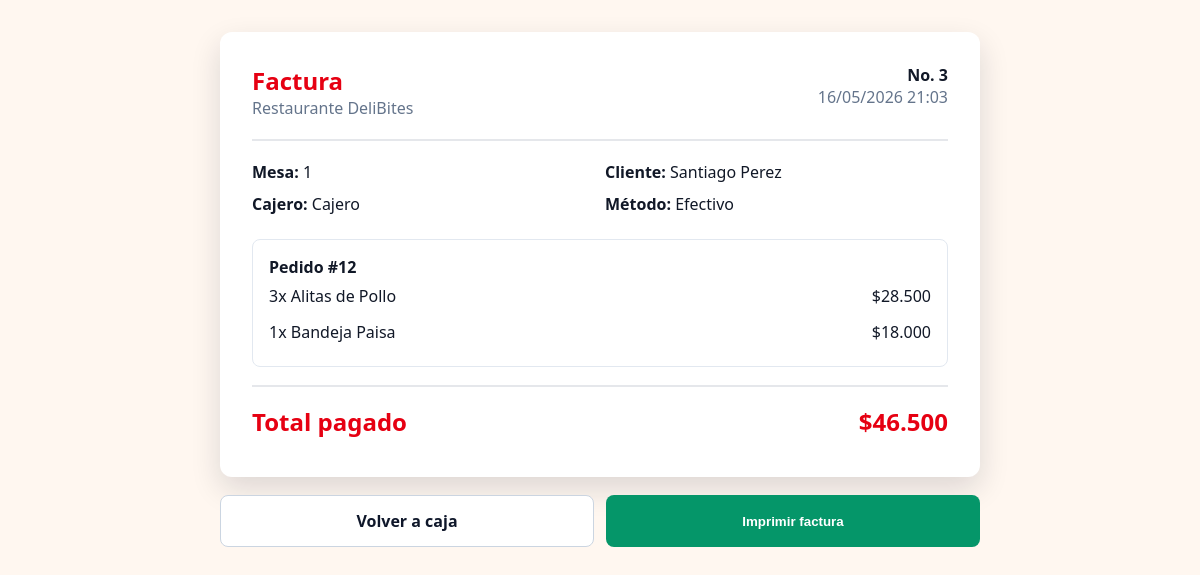
Screenshot of /caja/factura/3/ (signed in) with the database file from the repository.
### usuarios/models.py (models this page shows, shortened)
class Venta(models.Model):
    pedido = models.OneToOneField(Pedido, on_delete=models.CASCADE)
    cajero = models.ForeignKey(User, on_delete=models.SET_NULL, null=True, blank=True)
    monto_total = models.DecimalField(max_digits=10, decimal_places=2)
    metodo_pago = models.CharField(
        max_length=20,
        choices=[
            ('efectivo', 'Efectivo'),
            ('tarjeta', 'Tarjeta'),
            ('transferencia', 'Transferencia'),
        ],
        default='efectivo'
    )
    fecha_venta = models.DateTimeField(auto_now_add=True)

class Pedido(models.Model):
    ESTADOS = [
        ('pendiente', 'Pendiente'),
        ('en_preparacion', 'En Preparación'),
        ('listo', 'Listo'),
        ('entregado', 'Entregado'),
        ('cancelado', 'Cancelado'),
    ]
    numero = models.AutoField(primary_key=True)
    cliente = models.ForeignKey(User, on_delete=models.SET_NULL, null=True)
    mesa = models.ForeignKey(Mesa, on_delete=models.SET_NULL, null=True, blank=True)
    estado = models.CharField(max_length=20, choices=ESTADOS, default='pendiente')
    fecha_creacion = models.DateTimeField(auto_now_add=True)
    fecha_entrega = models.DateTimeField(null=True, blank=True)
    total = models.DecimalField(max_digits=10, decimal_places=2, default=0)
    notas = models.TextField(blank=True)

class Producto(models.Model):
    nombre = models.CharField(max_length=200)
    categoria = models.ForeignKey(Categoria, on_delete=models.CASCADE)
    precio = models.DecimalField(max_digits=10, decimal_places=2)
    descripcion = models.TextField(blank=True)
    disponible = models.BooleanField(default=True)
    imagen = models.ImageField(upload_to='productos/', blank=True, null=True)
    fecha_creacion = models.DateTimeField(auto_now_add=True)

### usuarios/views.py (the view)
# urls.py: path('caja/factura/<str:venta_ids>/', views.factura, name='factura'),
@login_required(login_url='login')
def factura(request, venta_ids):
    ids = [int(item) for item in venta_ids.split('-') if item.isdigit()]
    ventas = list(Venta.objects.filter(id__in=ids).select_related('pedido__mesa', 'cajero').prefetch_related('pedido__detalles__producto'))
    if not ventas:
        messages.error(request, 'La factura no existe.')
        return redirect('dashboard')
    ventas.sort(key=lambda venta: ids.index(venta.id) if venta.id in ids else 0)
    subtotal = sum((venta.monto_total for venta in ventas), Decimal('0'))
    factura_data = {
        'numero': '-'.join(str(venta.id) for venta in ventas),
        'fecha': ventas[0].fecha_venta,
        'mesa': ventas[0].pedido.mesa.numero if ventas[0].pedido.mesa else '-',
        'cliente': ventas[0].pedido.notas or 'Cliente',
        'cajero': ventas[0].cajero.first_name or ventas[0].cajero.username if ventas[0].cajero else 'Caja',
        'metodo_pago': metodo_pago_display(ventas[0]),
        'subtotal_display': money_cop(subtotal),
        'total_display': money_cop(subtotal),
        'ventas': [
            {
                'pedido_numero': venta.pedido.numero,
                'items': [
                    {
                        'cantidad': item.cantidad,
                        'producto': item.producto.nombre if item.producto else 'Producto eliminado',
                        'subtotal_display': money_cop(item.subtotal),
                    }
                    for item in venta.pedido.detalles.all()
                ] + ([
                    {
                        'cantidad': 1,
                        'producto': 'Recargo de reserva',
                        'subtotal_display': money_cop(venta.pedido.reserva.recargo_reserva),
                    }
                ] if hasattr(venta.pedido, 'reserva') else []),
            }
            for venta in ventas
        ],
    }
    back_url = 'dashboard'
    back_label = 'Volver a caja'
    try:
        empleado = Empleado.objects.get(usuario=request.user)
        if empleado.rol.nombre == 'administrador':
            back_url = 'admin_ventas'
            back_label = 'Volver a facturas'
    except Empleado.DoesNotExist:
        pass
    return render(request, 'factura.html', {
        'title': 'Factura',
        'factura': factura_data,
        'back_url': back_url,
        'back_label': back_label,
    })

### usuarios/views.py (called while the page is built)
def money_cop(value):
    return f'${Decimal(value or 0):,.0f}'.replace(',', '.')

def metodo_pago_display(venta):
    return 'Transacción' if venta.metodo_pago == 'transferencia' else venta.get_metodo_pago_display()

### templates/factura.html (shortened to what this page needs)
<!DOCTYPE html>
<html lang="es">
<head>
</head>
<body>
    <main class="page">
        <section class="invoice">
            <div class="head">
                <div>
                    <h1>Factura</h1>
                    <div class="muted">Restaurante DeliBites</div>
                </div>
                <div style="text-align:right;">
                    <strong>No. {{ factura.numero }}</strong>
                    <div class="muted">{{ factura.fecha|date:"d/m/Y H:i" }}</div>
                </div>
            </div>
            <div class="info">
                <div><strong>Mesa:</strong> {{ factura.mesa }}</div>
                <div><strong>Cliente:</strong> {{ factura.cliente }}</div>
                <div><strong>Cajero:</strong> {{ factura.cajero }}</div>
                <div><strong>Método:</strong> {{ factura.metodo_pago }}</div>
            </div>
            {% for venta in factura.ventas %}
            <div class="order">
                <strong>Pedido #{{ venta.pedido_numero }}</strong>
                {% for item in venta.items %}
                <div class="line">
                    <span>{{ item.cantidad }}x {{ item.producto }}</span>
                    <span>{{ item.subtotal_display }}</span>
                </div>
                {% endfor %}
            </div>
            {% endfor %}
            <div class="line total">
                <span>Total pagado</span>
                <span>{{ factura.total_display }}</span>
            </div>
        </section>
        <div class="actions">
            <a class="btn" href="{% url back_url %}">{{ back_label }}</a>
            <button class="btn print" onclick="window.print()">Imprimir factura</button>
        </div>
    </main>
</body>
</html>

### templates/factura.html (style rules this page uses)
* { box-sizing: border-box; }
body { margin: 0; font-family: "Segoe UI", Tahoma, sans-serif; background: #fff7f0; color: #111827; }
.page { width: min(760px, calc(100% - 32px)); margin: 32px auto; }
.invoice { background: white; border-radius: 12px; padding: 32px; box-shadow: 0 12px 30px rgba(17,24,39,.14); }
.head { display: flex; justify-content: space-between; gap: 18px; border-bottom: 2px solid #e5e7eb; padding-bottom: 20px; margin-bottom: 20px; }
h1 { margin: 0; color: #e60012; }
.muted { color: #64748b; }
.info { display: grid; grid-template-columns: repeat(2, 1fr); gap: 10px; margin-bottom: 24px; }
.order { border: 1px solid #e2e8f0; border-radius: 8px; padding: 16px; margin-bottom: 14px; }
.line { display: flex; justify-content: space-between; gap: 12px; padding: 7px 0; }
.total { border-top: 2px solid #e5e7eb; margin-top: 18px; padding-top: 18px; font-size: 24px; font-weight: 800; color: #e60012; }
.actions { display: grid; grid-template-columns: 1fr 1fr; gap: 12px; margin-top: 18px; }
.btn { border: 1px solid #cbd5e1; border-radius: 8px; padding: 14px; text-align: center; text-decoration: none; color: #0f172a; background: white; font-weight: 800; cursor: pointer; }
.print { border: 0; background: #059669; color: white; }

### rows the page displays
Venta: fecha "16/05/2026 21:03", metodo_pago "Efectivo"
Pedido: cliente "Santiago Perez"
Producto: producto "Alitas de Pollo"
Producto: producto "Bandeja Paisa"

### other values shown
{{ factura.numero }} "3"
{{ factura.mesa }} "1"
{{ factura.cajero }} "Cajero"
{{ venta.pedido_numero }} "12"
{{ item.cantidad }} "3" "1"
{{ item.subtotal_display }} "$28.500" "$18.000"
{{ factura.total_display }} "$46.500"
{{ back_label }} "Volver a caja"
